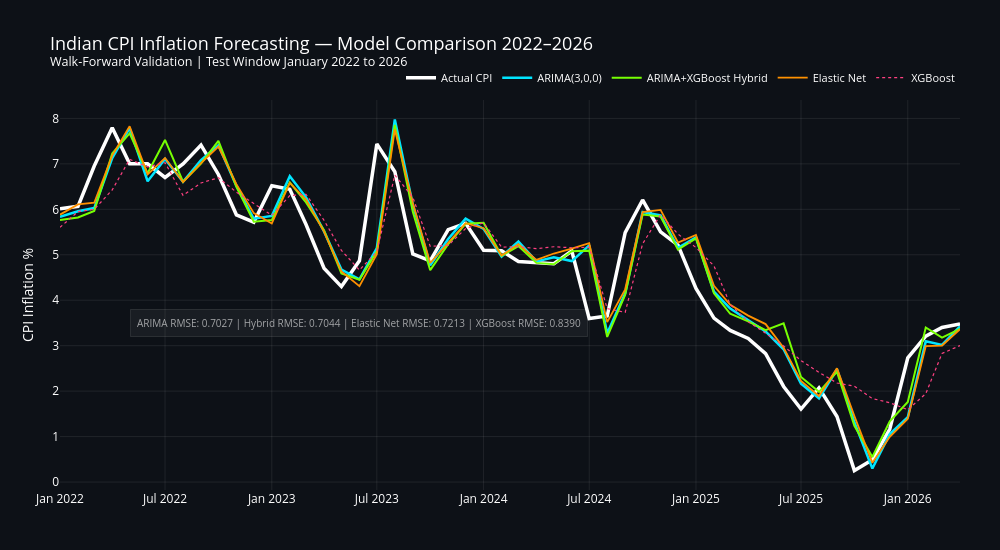

Notebook code cell kept with this figure:
### Code cell
# Load all predictions
arima_pred = pd.read_csv('p2_arima_predictions.csv', parse_dates=['date'], index_col='date')
xgb_pred = pd.read_csv('p2_xgb_predictions.csv', parse_dates=['date'], index_col='date')
en_pred = pd.read_csv('p2_en_predictions.csv', parse_dates=['date'], index_col='date')

import plotly.graph_objects as go

fig = go.Figure()

# Actual — thick bright white
fig.add_trace(go.Scatter(
    x=xgb_pred.index, y=xgb_pred['actual'],
    name='Actual CPI',
    line=dict(color='#FFFFFF', width=3.5)
))

# ARIMA
fig.add_trace(go.Scatter(
    x=arima_pred.index, y=arima_pred['arima'],
    name='ARIMA(3,0,0)',
    line=dict(color='#00E5FF', width=2.5)
))

# Hybrid — bright green
fig.add_trace(go.Scatter(
    x=xgb_pred.index, y=xgb_pred['hybrid'],
    name='ARIMA+XGBoost Hybrid',
    line=dict(color='#76FF03', width=2)
))

# Elastic Net — orange, thinner
fig.add_trace(go.Scatter(
    x=en_pred.index, y=en_pred['elastic_net'],
    name='Elastic Net',
    line=dict(color='#FF9100', width=1.8)
))

# XGBoost — muted pink, thinnest
fig.add_trace(go.Scatter(
    x=xgb_pred.index, y=xgb_pred['xgboost'],
    name='XGBoost',
    line=dict(color='#FF4081', width=1.2, dash='dot')
))

fig.update_layout(
    title=dict(
        text='Indian CPI Inflation Forecasting — Model Comparison 2022–2026<br>'
             '<sup>Walk-Forward Validation | Test Window January 2022 to 2026</sup>',
        font=dict(size=18, color='white'),
        x=0.05
    ),
    paper_bgcolor='#0D1117',
    plot_bgcolor='#0D1117',
    template='plotly_dark',
    height=550,
    width=1000,
    font=dict(color='white'),
    legend=dict(
        orientation='h',
        yanchor='bottom',
        y=1.02,
        xanchor='right',
        x=1,
        font=dict(size=11)
    ),
    yaxis=dict(
        title='CPI Inflation %',
        gridcolor='rgba(255,255,255,0.08)',
        zeroline=False
    ),
    xaxis=dict(
        gridcolor='rgba(255,255,255,0.08)'
    ),
    margin=dict(t=100, b=60, l=60, r=40)
)

# Result annotation
fig.add_annotation(
    x='2023-06-01', y=3.5,
    text='ARIMA RMSE: 0.7027 | Hybrid RMSE: 0.7044 | Elastic Net RMSE: 0.7213 | XGBoost RMSE: 0.8390',
    showarrow=False,
    font=dict(size=10, color='rgba(255,255,255,0.6)'),
    bgcolor='rgba(255,255,255,0.05)',
    bordercolor='rgba(255,255,255,0.1)',
    borderwidth=1,
    borderpad=6
)

fig.show()
